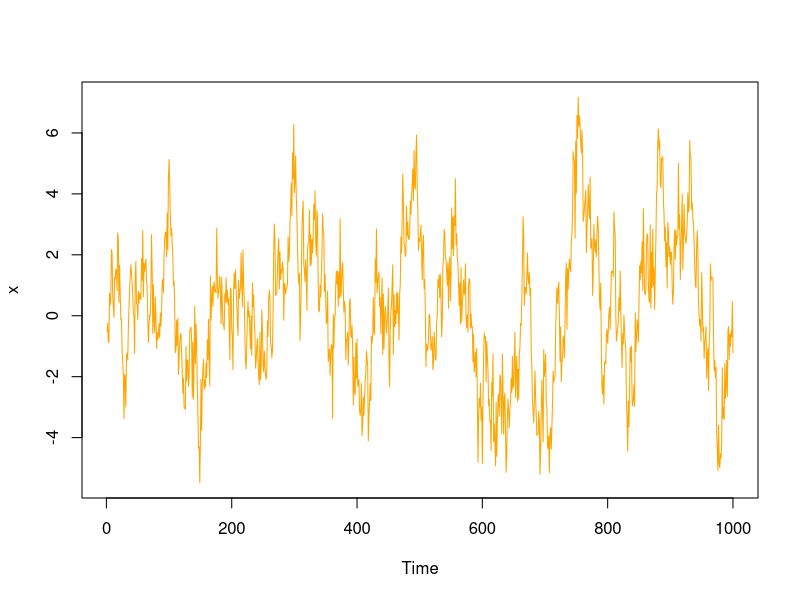

The R script that drew this image:
### AR(2)モデルのシミュレーション
set.seed(123)
n <- 1000            # 時系列の長さ
a <- c(0.669, 0.263) # ARの係数
epsilon <- rnorm(n-2)
x0 <- rnorm(2)       # 初期値
## for文で生成する方法
x <- ts(double(n))
x[1:2] <- x0
for(i in 3:n) x[i] <- a%*%x[i-1:2] + epsilon[i-2]
plot(x, col="orange")
## 関数filterを使う方法 (こちらの方が速い)
y <- ts(c(x0, filter(epsilon, filter=a, method="r", init=rev(x0))))
sum(abs(x - y)) # ほぼ0 (数値計算上の問題からちょうど0とはならない)
## 参考．関数filterは時系列に対する線形フィルタ
## methodで"c"(convolution)を選ぶとmoving average
## "r"(recursive)を選ぶとautoregressionの変換になる
## それぞれの変換を行うときの係数をfilterで指定する
a <- c(-2,1) # a_1, a_2
x.init <- c(0,1) # x_2, x_1 (時間順に注意)
ep <- c(5,6,7)
(x <- filter(ep, filter=a, method="r", init=x.init))
## filterの出力結果の確認
a[1]*x.init[1]+a[2]*x.init[2]+ep[1] # x_3
a[1]*x[1]+a[2]*x.init[1]+ep[2]      # x_4
a[1]*x[2]+a[2]*x[1]+ep[3]           # x_5
